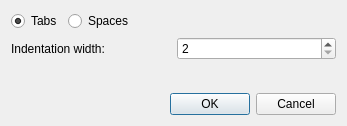
<?xml version="1.0" encoding="UTF-8"?>
<ui version="4.0">
 <class>frmIndentationMode</class>
 <widget class="QDialog" name="frmIndentationMode">
  <property name="geometry">
   <rect>
    <x>0</x>
    <y>0</y>
    <width>347</width>
    <height>126</height>
   </rect>
  </property>
  <property name="windowTitle">
   <string>Indentation</string>
  </property>
  <property name="windowIcon">
   <iconset resource="resources.qrc">
    <normaloff>:/icons/notepad/scalable/notepad.svg</normaloff>:/icons/notepad/scalable/notepad.svg</iconset>
  </property>
  <layout class="QVBoxLayout" name="verticalLayout">
   <item>
    <layout class="QHBoxLayout" name="horizontalLayout_2">
     <item>
      <widget class="QRadioButton" name="radTabs">
       <property name="text">
        <string>Tabs</string>
       </property>
       <property name="checked">
        <bool>true</bool>
       </property>
      </widget>
     </item>
     <item>
      <widget class="QRadioButton" name="radSpaces">
       <property name="text">
        <string>Spaces</string>
       </property>
      </widget>
     </item>
     <item>
      <spacer name="horizontalSpacer">
       <property name="orientation">
        <enum>Qt::Horizontal</enum>
       </property>
       <property name="sizeHint" stdset="0">
        <size>
         <width>40</width>
         <height>20</height>
        </size>
       </property>
      </spacer>
     </item>
    </layout>
   </item>
   <item>
    <layout class="QHBoxLayout" name="horizontalLayout">
     <item>
      <widget class="QLabel" name="label">
       <property name="text">
        <string>Indentation width:</string>
       </property>
      </widget>
     </item>
     <item>
      <widget class="QSpinBox" name="txtLanguages_TabSize">
       <property name="minimum">
        <number>2</number>
       </property>
       <property name="maximum">
        <number>50</number>
       </property>
      </widget>
     </item>
    </layout>
   </item>
   <item>
    <spacer name="verticalSpacer">
     <property name="orientation">
      <enum>Qt::Vertical</enum>
     </property>
     <property name="sizeType">
      <enum>QSizePolicy::MinimumExpanding</enum>
     </property>
     <property name="sizeHint" stdset="0">
      <size>
       <width>20</width>
       <height>10</height>
      </size>
     </property>
    </spacer>
   </item>
   <item>
    <widget class="QDialogButtonBox" name="buttonBox">
     <property name="standardButtons">
      <set>QDialogButtonBox::Cancel|QDialogButtonBox::Ok</set>
     </property>
    </widget>
   </item>
  </layout>
 </widget>
 <resources>
  <include location="resources.qrc"/>
 </resources>
 <connections/>
</ui>
